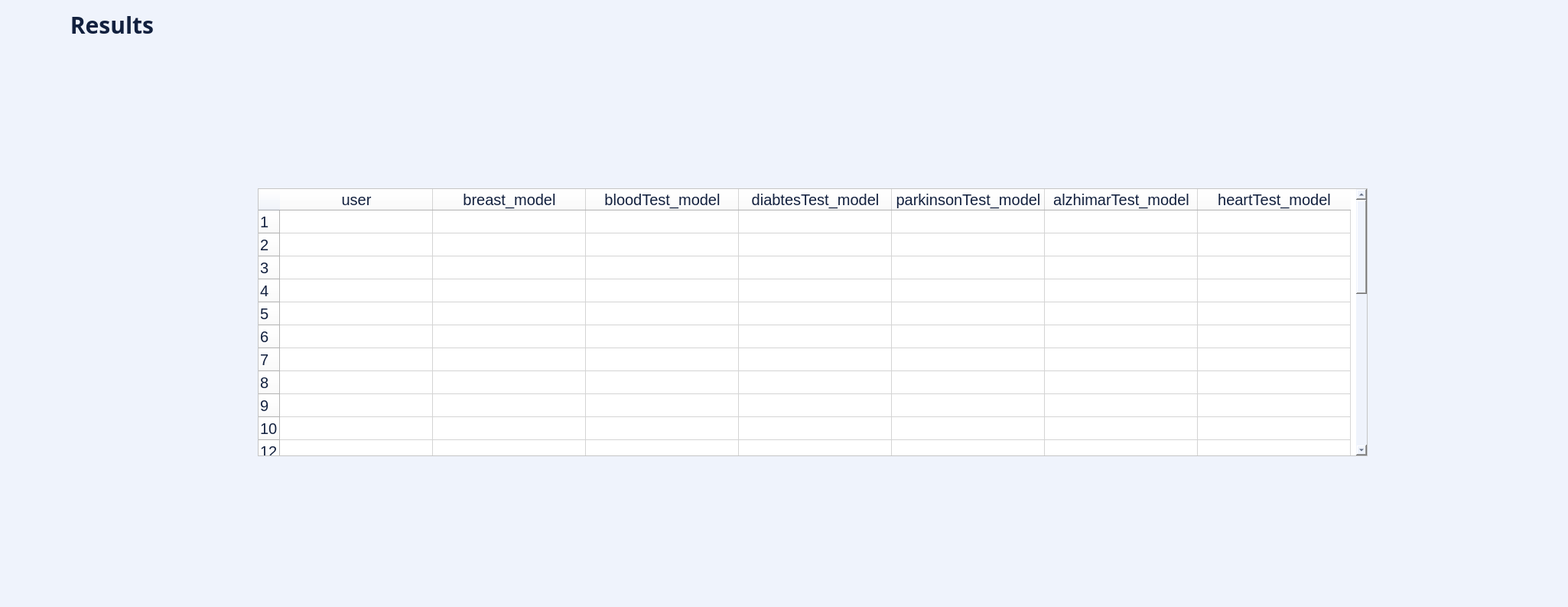
<?xml version="1.0" encoding="UTF-8"?>
<ui version="4.0">
 <class>Form</class>
 <widget class="QWidget" name="Form">
  <property name="geometry">
   <rect>
    <x>0</x>
    <y>0</y>
    <width>2050</width>
    <height>793</height>
   </rect>
  </property>
  <property name="windowTitle">
   <string>Form</string>
  </property>
  <property name="styleSheet">
   <string notr="true">background-color: rgb(239, 243, 252);
color: rgb(18, 32, 62);
font-family:Ubuntu;
font-size: 20px;</string>
  </property>
  <layout class="QGridLayout" name="gridLayout">
   <item row="0" column="0">
    <widget class="QPushButton" name="back_btn">
     <property name="text">
      <string/>
     </property>
     <property name="icon">
      <iconset resource="app_resources.qrc">
       <normaloff>:/ICONS/icons/back-button.png</normaloff>:/ICONS/icons/back-button.png</iconset>
     </property>
     <property name="iconSize">
      <size>
       <width>50</width>
       <height>50</height>
      </size>
     </property>
     <property name="flat">
      <bool>true</bool>
     </property>
    </widget>
   </item>
   <item row="2" column="2">
    <widget class="QTableWidget" name="tableWidget">
     <property name="minimumSize">
      <size>
       <width>1451</width>
       <height>350</height>
      </size>
     </property>
     <property name="maximumSize">
      <size>
       <width>1451</width>
       <height>350</height>
      </size>
     </property>
     <property name="styleSheet">
      <string notr="true">background-color: rgb(255, 255, 255);
</string>
     </property>
     <attribute name="horizontalHeaderDefaultSectionSize">
      <number>200</number>
     </attribute>
     <row>
      <property name="text">
       <string>1</string>
      </property>
     </row>
     <row>
      <property name="text">
       <string>2</string>
      </property>
     </row>
     <row>
      <property name="text">
       <string>3</string>
      </property>
     </row>
     <row>
      <property name="text">
       <string>4</string>
      </property>
     </row>
     <row>
      <property name="text">
       <string>5</string>
      </property>
     </row>
     <row>
      <property name="text">
       <string>6</string>
      </property>
     </row>
     <row>
      <property name="text">
       <string>7</string>
      </property>
     </row>
     <row>
      <property name="text">
       <string>8</string>
      </property>
     </row>
     <row>
      <property name="text">
       <string>9</string>
      </property>
     </row>
     <row>
      <property name="text">
       <string>10</string>
      </property>
     </row>
     <row>
      <property name="text">
       <string>12</string>
      </property>
     </row>
     <row>
      <property name="text">
       <string>13</string>
      </property>
     </row>
     <row>
      <property name="text">
       <string>14</string>
      </property>
     </row>
     <row>
      <property name="text">
       <string>15</string>
      </property>
     </row>
     <row>
      <property name="text">
       <string>16</string>
      </property>
     </row>
     <row>
      <property name="text">
       <string>17</string>
      </property>
     </row>
     <row>
      <property name="text">
       <string>19</string>
      </property>
     </row>
     <row>
      <property name="text">
       <string>20</string>
      </property>
     </row>
     <row>
      <property name="text">
       <string>21</string>
      </property>
     </row>
     <row>
      <property name="text">
       <string>22</string>
      </property>
     </row>
     <row>
      <property name="text">
       <string>23</string>
      </property>
     </row>
     <row>
      <property name="text">
       <string>24</string>
      </property>
     </row>
     <row>
      <property name="text">
       <string>25</string>
      </property>
     </row>
     <row>
      <property name="text">
       <string>26</string>
      </property>
     </row>
     <row>
      <property name="text">
       <string>28</string>
      </property>
     </row>
     <row>
      <property name="text">
       <string>30</string>
      </property>
     </row>
     <column>
      <property name="text">
       <string>user</string>
      </property>
     </column>
     <column>
      <property name="text">
       <string>breast_model</string>
      </property>
     </column>
     <column>
      <property name="text">
       <string>bloodTest_model</string>
      </property>
     </column>
     <column>
      <property name="text">
       <string>diabtesTest_model</string>
      </property>
     </column>
     <column>
      <property name="text">
       <string>parkinsonTest_model</string>
      </property>
     </column>
     <column>
      <property name="text">
       <string>alzhimarTest_model</string>
      </property>
     </column>
     <column>
      <property name="text">
       <string>heartTest_model</string>
      </property>
     </column>
    </widget>
   </item>
   <item row="0" column="1">
    <widget class="QLabel" name="label_4">
     <property name="maximumSize">
      <size>
       <width>135</width>
       <height>16777215</height>
      </size>
     </property>
     <property name="font">
      <font>
       <family>arow</family>
       <pointsize>-1</pointsize>
       <weight>75</weight>
       <bold>true</bold>
      </font>
     </property>
     <property name="styleSheet">
      <string notr="true">background-color: rgb(239, 243, 252,0);
font-family:arow;
font-size:30px;
color:rgb(18,32,62,255);
</string>
     </property>
     <property name="text">
      <string>Results</string>
     </property>
     <property name="alignment">
      <set>Qt::AlignCenter</set>
     </property>
    </widget>
   </item>
   <item row="1" column="2">
    <spacer name="verticalSpacer">
     <property name="orientation">
      <enum>Qt::Vertical</enum>
     </property>
     <property name="sizeHint" stdset="0">
      <size>
       <width>20</width>
       <height>40</height>
      </size>
     </property>
    </spacer>
   </item>
   <item row="2" column="1">
    <spacer name="horizontalSpacer">
     <property name="orientation">
      <enum>Qt::Horizontal</enum>
     </property>
     <property name="sizeHint" stdset="0">
      <size>
       <width>107</width>
       <height>20</height>
      </size>
     </property>
    </spacer>
   </item>
   <item row="3" column="2">
    <spacer name="verticalSpacer_2">
     <property name="orientation">
      <enum>Qt::Vertical</enum>
     </property>
     <property name="sizeHint" stdset="0">
      <size>
       <width>20</width>
       <height>40</height>
      </size>
     </property>
    </spacer>
   </item>
   <item row="2" column="3">
    <spacer name="horizontalSpacer_2">
     <property name="orientation">
      <enum>Qt::Horizontal</enum>
     </property>
     <property name="sizeHint" stdset="0">
      <size>
       <width>40</width>
       <height>20</height>
      </size>
     </property>
    </spacer>
   </item>
  </layout>
 </widget>
 <resources>
  <include location="app_resources.qrc"/>
 </resources>
 <connections/>
</ui>
